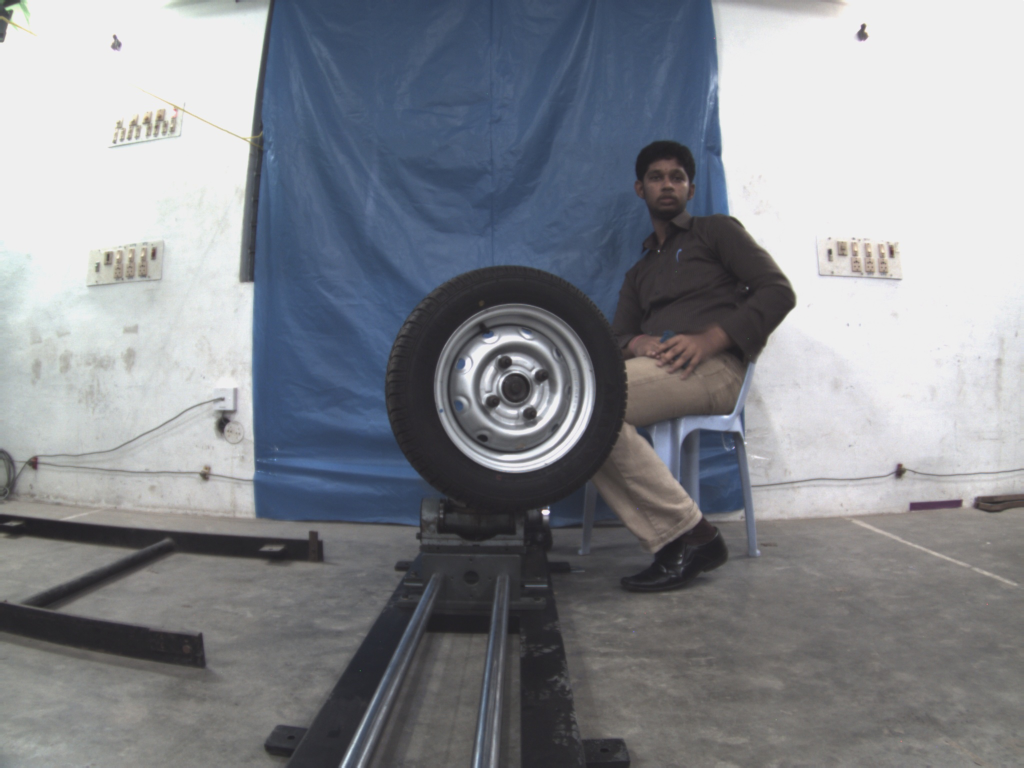
//> input picture Images/Old/image3.jpg, 2048 x 1536 px (shown at 1/2 size)
$ ./Source   (built with g++ and OpenCV 4)
//> lines starting //> are read from the running program, lines starting //| are printed output that depends on the picture
#include<opencv2/core/core.hpp>
#include<opencv2/highgui/highgui.hpp>
#include<opencv2/imgproc/imgproc.hpp>

#include<iostream>
#include<stdlib.h>
#include<conio.h>

using namespace std;
using namespace cv;
int main() {

	Mat imgOriginal;
	Mat ip;
	Mat img;
	Mat imgGrayscale;
	Mat imgEdges;
	int a[10000];
	int c, check;

	vector<vector<Point>> contours;
	vector<Vec4i> hierarchy;

	ip = imread("image3.jpg");
//> ip is the input picture: 1536 rows x 2048 cols, CV_8UC3; mean B, G, R 143.4, 137.4, 134.2
	if (ip.empty()) {
		cout << "Error: Image not loaded...";
		_getch();
		return 0;
	}
	Point2f vtx[4];
	Point2f A;
	Point2f B;

	//resize(ip, imgOriginal, Size(ip.cols * 1/2, ip.rows * 1/2));
	imgOriginal = ip;
	pyrUp(imgOriginal, imgOriginal, Size(imgOriginal.cols * 2, imgOriginal.rows * 2));
	//line(imgOriginal, Point(0, 555), Point(2000, 555), CV_RGB(0, 255, 255), 5);
	//cvtColor(imgOriginal, imgGrayscale, CV_BGR2GRAY);

	Canny(imgOriginal, imgEdges, 10, 20);
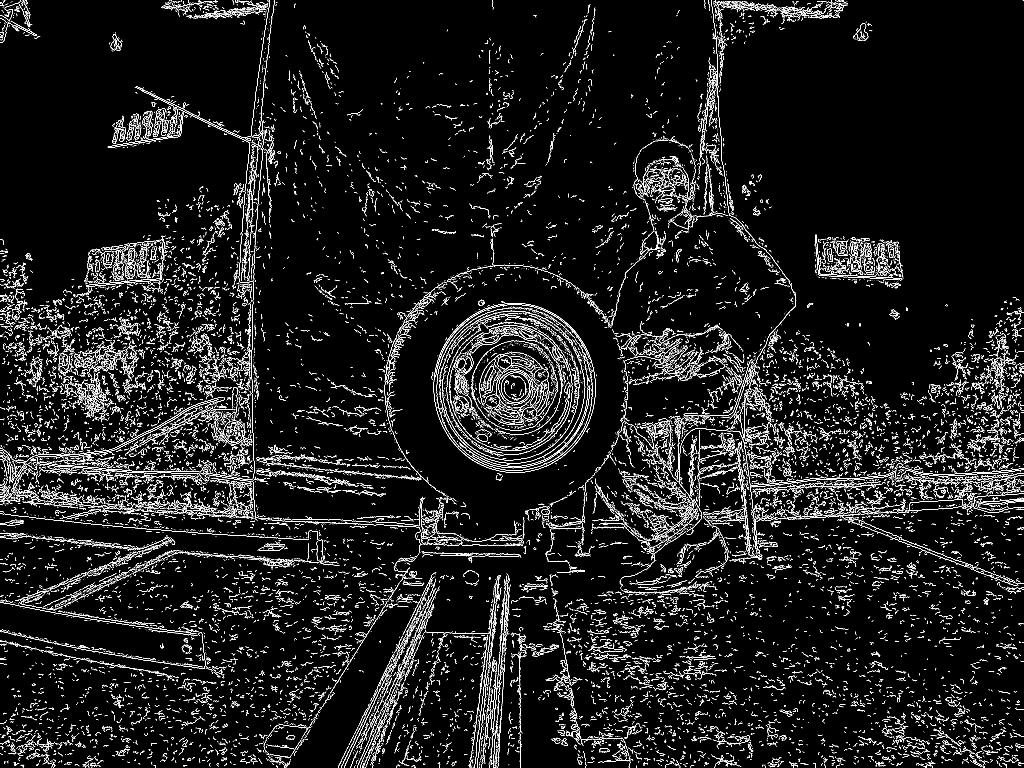
//> imgEdges: 3072 rows x 4096 cols, CV_8UC1 (shown at 1/4 size); 3.4% white in thin lines or dots

	findContours(imgEdges, contours, hierarchy, RETR_CCOMP, CHAIN_APPROX_SIMPLE);
//> contours = 37722 contours

	vector<RotatedRect> minEllipses(contours.size());
	c = 0;
	for (int i = 0; i < contours.size(); i++) {
		if (contours[i].size() > 500) {
			minEllipses[i] = fitEllipse(Mat(contours[i]));
			a[c] = i;
			c++;
		}
	}
//> after the loop, c = 11
	vector<RotatedRect> Ellipses(c);
	for (int i = 0; i < c - 1; i++) {
		Point2f diff = minEllipses[a[i]].center - minEllipses[a[i + 1]].center;
		//if (abs(minEllipses[a[i+1]].boundingRect().width - minEllipses[a[i+1]].boundingRect().height) < 100 && diff.x < 1.0 && diff.y < 1.0) {
			//
			Ellipses[i] = minEllipses[a[i+1]];
			Ellipses[i].points(vtx);
			cout << "\n" << Ellipses[i].center << i;
			cout << "\nmajor=" << max(norm(Mat(vtx[0]), Mat(vtx[1])), norm(Mat(vtx[1]), Mat(vtx[2]))) << " minor=" << min(norm(Mat(vtx[0]), Mat(vtx[1])), norm(Mat(vtx[1]), Mat(vtx[2])));
			check = i;
			for (int j = 0; j < 4; j++)
			{
				line(imgOriginal, vtx[j], vtx[(j + 1) % 4], Scalar(0, 255, 0), 5, LINE_4);
				cout << "\nPoint " << j << " : " << vtx[j].x << " " << vtx[j].y;
			}
			cout << "\nCheck value is =" << check;
			cout << "\nContour Size: " << contours[a[i+1]].size();
			A.x = (vtx[0].x + vtx[1].x) / 2;
			A.y = (vtx[0].y + vtx[1].y) / 2;
			B.x = (vtx[2].x + vtx[3].x) / 2;
			B.y = (vtx[2].y + vtx[3].y) / 2;
			line(imgOriginal, A, B, CV_RGB(255, 255, 255), 10);
			//double angle1 = atan2(A.y - B.y, A.x - B.x) * 180.0 / CV_PI;
			//cout << "\n Angle is : " << angle1;
			double val = ((B.y - A.y) / (B.x - A.x));
			double angle_major = atan(val) * 180.0 / CV_PI;
			cout << "\n Angle of inclination of Major Axis : " << abs(angle_major);
			double angle_minor = 90.0000 - abs(angle_major);
			cout << "\n Angle of inclination of Minor Axis : " << abs(angle_minor);
		//}

	}
//> this loop made 10 passes
//> (diff, val, angle_major, angle_minor) on passes 1 to 10: (Point(-1758.9, 855), 1.56, 57.33, 32.67), (Point(1688.4, -331.9), 5.32, 79.36, 10.64), (Point(-1686.9, 347.2), 0.28, 15.63, 74.37), (Point(12.23, 17.96), -0.0307, -1.76, 88.24), (Point(6.55, 6.23), -0.366, -20.1, 69.9), (Point(-15.78, -12.89), -0.0506, -2.9, 87.1), (Point(-0.00708, -0.0154), -0.0505, -2.89, 87.11), (Point(-1209.4, 448.7), -1.08, -47.31, 42.69), (Point(2173.8, 554.8), 0, 0, 90), (Point(101.9, -13.83), -0.518, -27.4, 62.6)
//| [2062.91, 1577.76]0
//| major=613.74 minor=604.255
//| Check value is =0
//| Contour Size: 621
//> (the first 4 of 48 printed lines)
//> (output is shown up to pass 8 of 10)
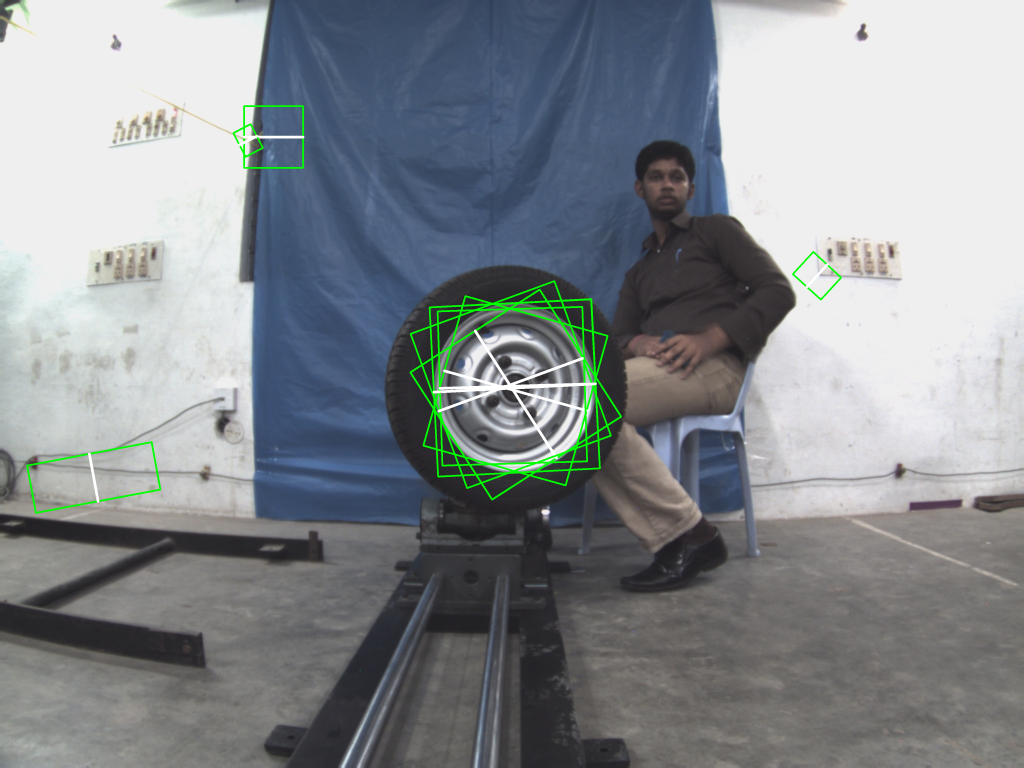
//> imgOriginal: 3072 rows x 4096 cols, CV_8UC3 (shown at 1/4 size); mean B, G, R 143, 139.1, 133.9
	img = imgOriginal.clone();

	// [4 lines of commented-out code are left out]
	pyrDown(imgOriginal, ip, Size(imgOriginal.cols / 2, imgOriginal.rows / 2));
	namedWindow("rims", WINDOW_NORMAL);
	imshow("rims", img);
	waitKey(0);
}
